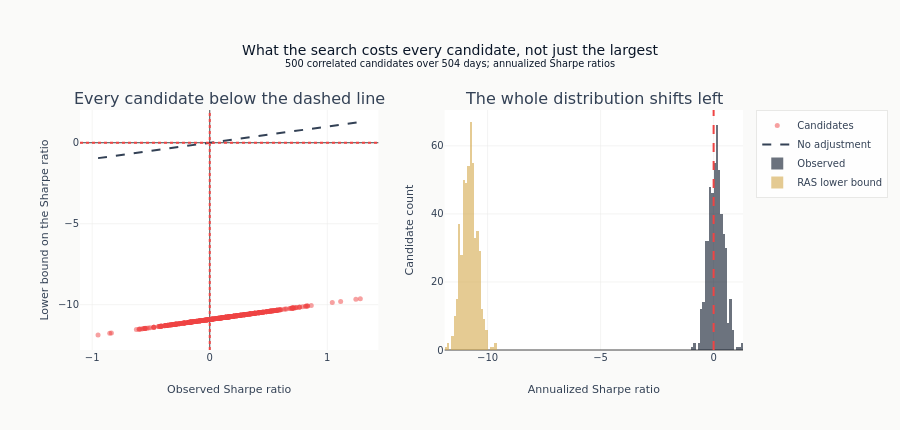

Write notebook code for a chart like this one.
### Code cell
fig = make_subplots(
    rows=1,
    cols=2,
    subplot_titles=[
        "Every candidate below the dashed line",
        "The whole distribution shifts left",
    ],
)

fig.add_trace(
    go.Scatter(
        x=observed_sharpe,
        y=adjusted_sharpe,
        mode="markers",
        marker=dict(
            size=5,
            color=np.where(adjusted_sharpe > 0, COLORS["positive"], COLORS["negative"]),
            opacity=0.5,
        ),
        name="Candidates",
    ),
    row=1,
    col=1,
)

sr_range = [float(np.min(observed_sharpe)), float(np.max(observed_sharpe))]
fig.add_trace(
    go.Scatter(
        x=sr_range,
        y=sr_range,
        mode="lines",
        line=dict(dash="dash", color=COLORS["neutral"]),
        name="No adjustment",
    ),
    row=1,
    col=1,
)
fig.add_trace(
    go.Histogram(
        x=observed_sharpe,
        name="Observed",
        marker_color=COLORS["blue"],
        opacity=0.6,
        nbinsx=30,
    ),
    row=1,
    col=2,
)
fig.add_trace(
    go.Histogram(
        x=adjusted_sharpe,
        name="RAS lower bound",
        marker_color=COLORS["amber"],
        opacity=0.6,
        nbinsx=30,
    ),
    row=1,
    col=2,
)

fig.add_hline(y=0, line_dash="dot", line_color=COLORS["negative"], row=1, col=1)
fig.add_vline(x=0, line_dash="dot", line_color=COLORS["negative"], row=1, col=1)
fig.add_vline(x=0, line_dash="dash", line_color=COLORS["negative"], row=1, col=2)

fig.update_layout(
    title=(
        "What the search costs every candidate, not just the largest"
        f"<br><sup>{SWEEP_CANDIDATES} correlated candidates over {SWEEP_PERIODS} days; "
        "annualized Sharpe ratios</sup>"
    ),
    height=430,
    barmode="overlay",
    margin=dict(t=110),
)
fig.update_xaxes(title_text="Observed Sharpe ratio", row=1, col=1)
fig.update_yaxes(title_text="Lower bound on the Sharpe ratio", row=1, col=1)
fig.update_xaxes(title_text="Annualized Sharpe ratio", row=1, col=2)
fig.update_yaxes(title_text="Candidate count", row=1, col=2)

fig.show()

### Figure 1 — Plotly figure (JSON) as saved in the notebook; plotly's stock layout.template omitted (floating-point values rounded to 4 significant figures; data arrays with more than 128 entries replaced by an {"elided": "..."} marker saying what was removed)
{"data": [{"marker": {"color": {"elided": "500 str values"}, "opacity": 0.5, "size": 5}, "mode": "markers", "name": "Candidates", "type": "scatter", "x": {"elided": "500 float values"}, "xaxis": "x", "y": {"elided": "500 float values"}, "yaxis": "y"}, {"line": {"color": "#334155", "dash": "dash"}, "mode": "lines", "name": "No adjustment", "type": "scatter", "x": [-0.9502, 1.281], "xaxis": "x", "y": [-0.9502, 1.281], "yaxis": "y"}, {"marker": {"color": "#0a1628"}, "name": "Observed", "nbinsx": 30, "opacity": 0.6, "type": "histogram", "x": {"elided": "500 float values"}, "xaxis": "x2", "yaxis": "y2"}, {"marker": {"color": "#D4A84B"}, "name": "RAS lower bound", "nbinsx": 30, "opacity": 0.6, "type": "histogram", "x": {"elided": "500 float values"}, "xaxis": "x2", "yaxis": "y2"}], "layout": {"annotations": [{"font": {"size": 16}, "showarrow": false, "text": "Every candidate below the dashed line", "x": 0.225, "xanchor": "center", "xref": "paper", "y": 1.0, "yanchor": "bottom", "yref": "paper"}, {"font": {"size": 16}, "showarrow": false, "text": "The whole distribution shifts left", "x": 0.775, "xanchor": "center", "xref": "paper", "y": 1.0, "yanchor": "bottom", "yref": "paper"}], "barmode": "overlay", "height": 430, "margin": {"t": 110}, "shapes": [{"line": {"color": "#ef4444", "dash": "dot"}, "type": "line", "x0": 0, "x1": 1, "xref": "x domain", "y0": 0, "y1": 0, "yref": "y"}, {"line": {"color": "#ef4444", "dash": "dot"}, "type": "line", "x0": 0, "x1": 0, "xref": "x", "y0": 0, "y1": 1, "yref": "y domain"}, {"line": {"color": "#ef4444", "dash": "dash"}, "type": "line", "x0": 0, "x1": 0, "xref": "x2", "y0": 0, "y1": 1, "yref": "y2 domain"}], "title": {"text": "What the search costs every candidate, not just the largest<br><sup>500 correlated candidates over 504 days; annualized Sharpe ratios</sup>"}, "xaxis": {"anchor": "y", "domain": [0.0, 0.45], "title": {"text": "Observed Sharpe ratio"}}, "xaxis2": {"anchor": "y2", "domain": [0.55, 1.0], "title": {"text": "Annualized Sharpe ratio"}}, "yaxis": {"anchor": "x", "domain": [0.0, 1.0], "title": {"text": "Lower bound on the Sharpe ratio"}}, "yaxis2": {"anchor": "x2", "domain": [0.0, 1.0], "title": {"text": "Candidate count"}}}}
